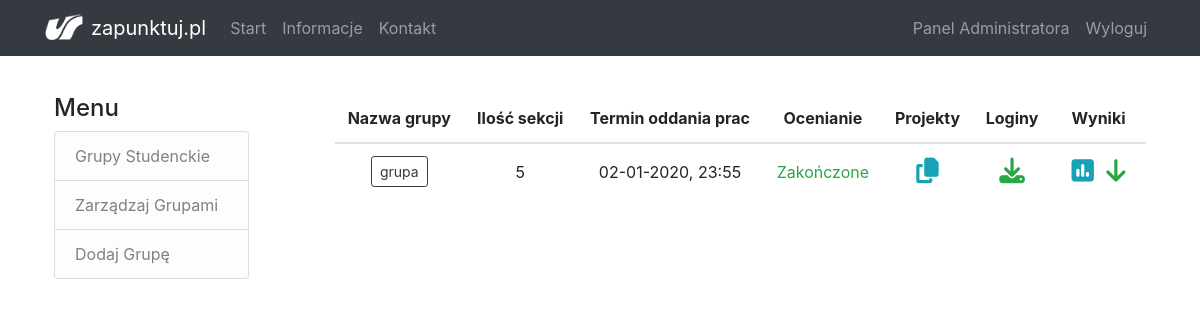
Page /panel (signed in) on the earlier database version.
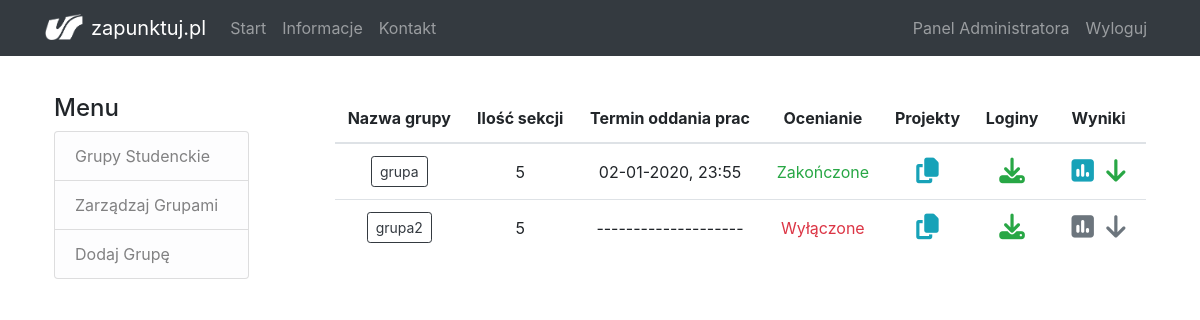
Same page on the later database version.
### flaskapp/models.py (models this page shows, shortened)
class Group(db.Model):
    id = db.Column(db.Integer, primary_key=True)
    name = db.Column(db.String(20), unique=True, nullable=False)
    is_section = db.Column(db.Boolean, nullable=False, default=False)
    users = db.relationship('User', backref='group', lazy=True, cascade="all, delete")
    upload_time = db.Column(db.DateTime)
    rating_status = db.Column(db.String, default='disabled')
    points_per_user = db.Column(db.Integer, default=0)

### flaskapp/routes.py (the view)
@app.route('/panel', methods=['GET', 'POST'])
@login_required
def panel():
    if current_user.is_admin:
        groups = Group.query.filter_by(is_section=True).all()
    else:
        flash('Musisz mieć uprawnienia administratora, aby uzyskać dostęp do tej strony', 'warning')
        return redirect(url_for('home'))
    return render_template('admin/panel.html', title='Panel administracyjny', groups=groups)

### flaskapp/models.py (called while the page is built)
@login_manager.user_loader
def load_user(user_id):
    return User.query.get(int(user_id))

### flaskapp/templates/admin/panel.html
{% extends "admin/layout_admin.html" %}
{% block content %}
	<div>
        {% if groups %}
            <table class="table text-center align-middle">
                <thead>
                    <tr>
                        <th scope="col">Nazwa grupy</th>
                        <th scope="col">Ilość sekcji</th>
                        <th>Termin oddania prac</th>
                        <th>Ocenianie</th>
                        <th>Projekty</th>
                        <th>Loginy</th>
                        <th>&nbsp Wyniki &nbsp</th>
                    </tr>
                </thead>
            <tbody>
                {% for group in groups %}
                    <tr>
                        <td> <a href="{{ url_for('sections', group_id=group.id) }}"> <button type="button" class="btn btn-sm btn-outline-dark"> {{ group.name }} </button> </a> </td>
                        <td> {{ group.users.__len__() }} </td>
                        <td>{% if group.upload_time %}
                                {{ group.upload_time.strftime('%d-%m-%Y, %H:%M') }}
                            {% else %}
                                --------------------
                            {% endif %}
                        </td>
                        <td>
                            {% if group.rating_status == 'enabled' %}
                                <span class="text-info"> Włączone </span>
                            {% elif group.rating_status == 'disabled'%}
                                <span class="text-danger"> Wyłączone </span>
                            {% else %}
                                <span class="text-success"> Zakończone </span>
                            {% endif %}
                        </td>
                        <td> <a href="{{ url_for('projects', group_id=group.id) }}"> <i class="fa fa-copy fa-xlg text-info"></i> </a></td>
                        <td> <a href="{{ url_for('generate_csv', group_name=group.name) }}"> <i class="fa fa-download fa-xlg text-success" title="Pobierz plik CSV z kluczami dostępu dla grup projektowych"></i></a> </td>
                        <td>
                            {% if group.rating_status == 'ended' %}
                                <a href="{{ url_for('results', group_id=group.id) }}" class="text-decoration-none"> <i class="fa fa-poll fa-xlg text-info mr-2"></i> </a>
                                <a href="{{ url_for('results_csv', group_name=group.name) }}"> <i class="fa fa-arrow-down fa-xlg text-success"></i> </a>
                            {% else %}
                                <i class="fa fa-poll fa-xlg text-secondary mr-2" title="Opcja ta zostanie odblokowana po zakończeniu oceniania"></i>
                                <i class="fa fa-arrow-down fa-xlg text-secondary" title="Opcja ta zostanie odblokowana po zakończeniu oceniania"></i>
                            {% endif %}
                        </td>
                    </tr>
                {% endfor %}
            </tbody>
            </table>
        {% else %}
            <div class="panel panel-default">
				<div class="panel-heading">Aktualnie w bazie nie ma żadnych grup. Kliknij <a href="{{ url_for('create_group') }}">tutaj</a>, aby utworzyć nową grupę.</div>
			</div>
        {% endif %}
	</div>
{% endblock content %}

### flaskapp/templates/admin/layout_admin.html
{% extends "layout.html" %}
{% block body %}
<div class="row">
	<div class="col-md-3">
		<div class="body-section mr-5 pr-2">
			<h4>Menu</h4>
				<ul class="list-group">
					<a href="{{ url_for('panel') }}" class="list-group-item list-group-item-light list-group-item-action">Grupy Studenckie</a>
                    <a href="{{ url_for('manage_groups') }}" class="list-group-item list-group-item-light list-group-item-action">Zarządzaj Grupami</a>
					<a href="{{ url_for('create_group') }}" class="list-group-item list-group-item-light list-group-item-action">Dodaj Grupę</a>
				</ul>
		</div>
	</div>
	<div class="col-md-9">
		{% block content %}{% endblock %}
	</div>
</div>
{% endblock body %}

### flaskapp/templates/layout.html (shortened to what this page needs)
<!DOCTYPE html>
<html>
<head>
    <link rel="stylesheet" href="https://stackpath.bootstrapcdn.com/bootstrap/4.3.1/css/bootstrap.min.css">
	<link rel="stylesheet" type="text/css" href="{{url_for('static', filename='main.css')}}">
</head>
<body>
	<header>
		<nav class="navbar navbar-dark bg-dark navbar-expand-md fixed-top">
			<div class="container">
				<a class="navbar-brand" href="#"><img src="{{url_for('static', filename='logo.png')}}" width="38" height="26" class="d-inline-block align-text-bottom mr-2">zapunktuj.pl
				</a>
				<div id="mainmenu" class="collapse navbar-collapse">
					<ul class="navbar-nav mr-auto">
						<li class="nav-item">
							<a class="nav-link" href="{{ url_for('home') }}">Start</a>
						</li>
						<li class="nav-item">
							<a class="nav-link" href="{{ url_for('about') }}">Informacje</a>
						</li>
						<li class="nav-item">
							<a class="nav-link" href="#">Kontakt</a>
						</li>
					</ul>
					<ul class="navbar-nav">
					{% if current_user.is_authenticated %}
						{% if current_user.is_admin %}
							<li class="nav-item">
								<a class="nav-item nav-link" href="{{ url_for('panel') }}">Panel Administratora</a>
							</li>
						{% elif current_user.group.is_section %}
							<li class="nav-item">
								<a class="nav-item nav-link" href="{{ url_for('project') }}">Projekt</a>
							</li>
                        {% else %}
							<li class="nav-item">
								<a class="nav-item nav-link" href="{{ url_for('rating') }}">Ocenianie</a>
							</li>
						{% endif %}
						<li class="nav-item">
							<a class="nav-item nav-link" href="{{ url_for('logout') }}">Wyloguj</a>
						</li>
					{% else %}
						<li class="nav-item">
							<a class="nav-item nav-link" href="{{ url_for('login') }}">Zaloguj</a>
						</li>
					{% endif %}
					</ul>
				</div>
			</div>
		</nav>
	</header>
	<div class="container p-4">
		<div class="row">
			<div class="col-12">
			{% block body %}{% endblock %}
			</div>
		</div>
	</div>
</body>
</html>

### flaskapp/static/main.css (style rules this page uses)
body { padding-top: 70px; }
.table > tbody > tr > td { vertical-align: middle; }
.table th { border: none; }
.fa { opacity: 1; transition: 0.2s; }
.fa-xlg { font-size: 1.6em; }

Differences in the rows shown:
added Group: name "grupa2", users.__len__ "5", rating_status "Wyłączone"
